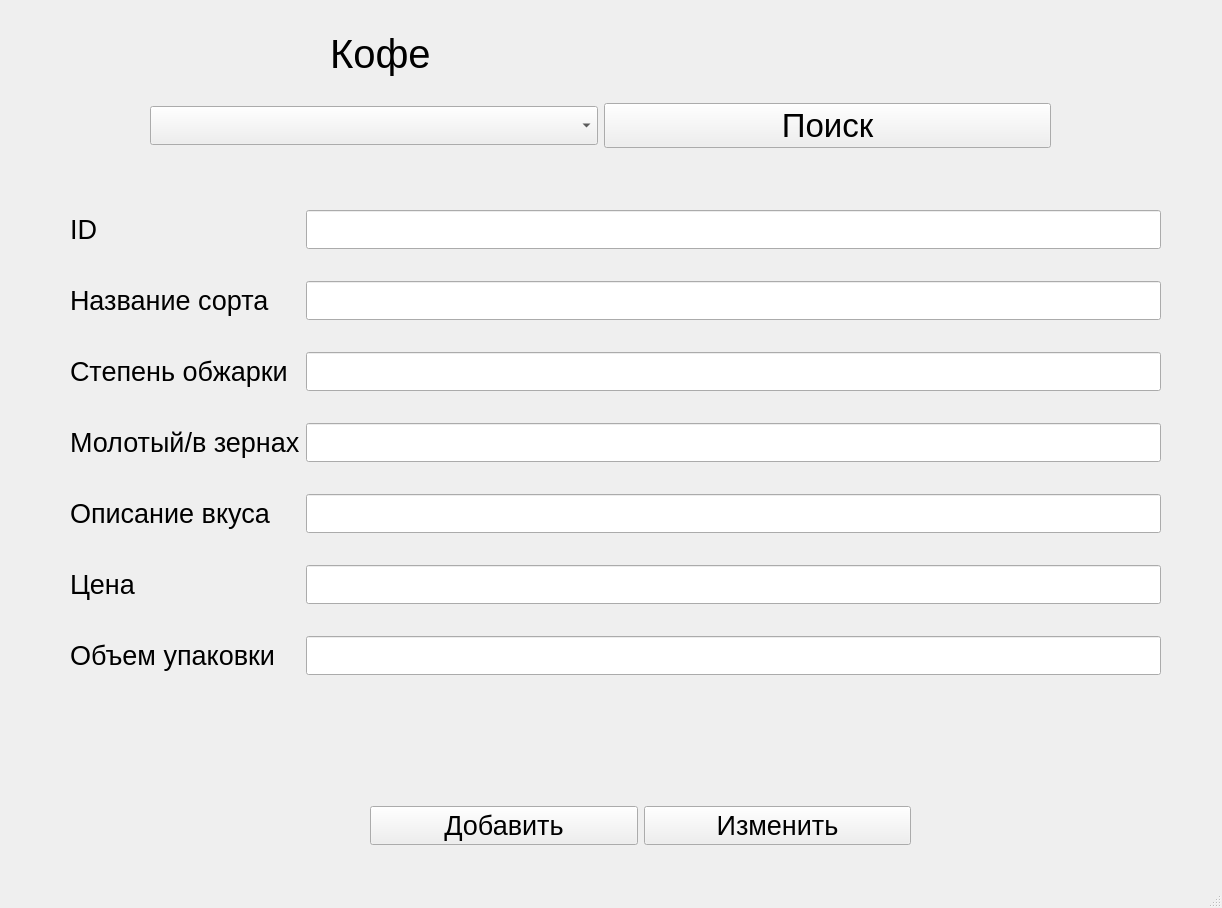
<?xml version="1.0" encoding="UTF-8"?>
<ui version="4.0">
 <class>MainWindow</class>
 <widget class="QMainWindow" name="MainWindow">
  <property name="geometry">
   <rect>
    <x>0</x>
    <y>0</y>
    <width>1222</width>
    <height>908</height>
   </rect>
  </property>
  <property name="font">
   <font>
    <pointsize>20</pointsize>
   </font>
  </property>
  <property name="windowTitle">
   <string>MainWindow</string>
  </property>
  <widget class="QWidget" name="centralwidget">
   <widget class="QLabel" name="label">
    <property name="geometry">
     <rect>
      <x>330</x>
      <y>30</y>
      <width>101</width>
      <height>48</height>
     </rect>
    </property>
    <property name="font">
     <font>
      <pointsize>30</pointsize>
     </font>
    </property>
    <property name="text">
     <string>Кофе</string>
    </property>
   </widget>
   <widget class="QWidget" name="layoutWidget">
    <property name="geometry">
     <rect>
      <x>150</x>
      <y>80</y>
      <width>901</width>
      <height>91</height>
     </rect>
    </property>
    <layout class="QHBoxLayout" name="horizontalLayout">
     <item>
      <widget class="QComboBox" name="comboBox">
       <property name="font">
        <font>
         <pointsize>20</pointsize>
        </font>
       </property>
      </widget>
     </item>
     <item>
      <widget class="QPushButton" name="pushButton">
       <property name="font">
        <font>
         <pointsize>25</pointsize>
        </font>
       </property>
       <property name="text">
        <string>Поиск</string>
       </property>
      </widget>
     </item>
    </layout>
   </widget>
   <widget class="QWidget" name="layoutWidget">
    <property name="geometry">
     <rect>
      <x>70</x>
      <y>210</y>
      <width>1091</width>
      <height>551</height>
     </rect>
    </property>
    <layout class="QFormLayout" name="formLayout">
     <item row="1" column="0">
      <widget class="QLabel" name="label_2">
       <property name="font">
        <font>
         <pointsize>20</pointsize>
        </font>
       </property>
       <property name="text">
        <string>ID</string>
       </property>
      </widget>
     </item>
     <item row="1" column="1">
      <widget class="QLineEdit" name="lineEdit">
       <property name="font">
        <font>
         <pointsize>20</pointsize>
        </font>
       </property>
      </widget>
     </item>
     <item row="3" column="1">
      <spacer name="horizontalSpacer">
       <property name="orientation">
        <enum>Qt::Horizontal</enum>
       </property>
       <property name="sizeHint" stdset="0">
        <size>
         <width>40</width>
         <height>20</height>
        </size>
       </property>
      </spacer>
     </item>
     <item row="4" column="0">
      <widget class="QLabel" name="label_3">
       <property name="text">
        <string>Название сорта</string>
       </property>
      </widget>
     </item>
     <item row="4" column="1">
      <widget class="QLineEdit" name="lineEdit_2">
       <property name="font">
        <font>
         <pointsize>20</pointsize>
        </font>
       </property>
      </widget>
     </item>
     <item row="5" column="1">
      <spacer name="horizontalSpacer_2">
       <property name="orientation">
        <enum>Qt::Horizontal</enum>
       </property>
       <property name="sizeHint" stdset="0">
        <size>
         <width>40</width>
         <height>20</height>
        </size>
       </property>
      </spacer>
     </item>
     <item row="6" column="0">
      <widget class="QLabel" name="label_4">
       <property name="text">
        <string>Степень обжарки</string>
       </property>
      </widget>
     </item>
     <item row="6" column="1">
      <widget class="QLineEdit" name="lineEdit_3">
       <property name="font">
        <font>
         <pointsize>20</pointsize>
        </font>
       </property>
      </widget>
     </item>
     <item row="7" column="1">
      <spacer name="horizontalSpacer_3">
       <property name="orientation">
        <enum>Qt::Horizontal</enum>
       </property>
       <property name="sizeHint" stdset="0">
        <size>
         <width>40</width>
         <height>20</height>
        </size>
       </property>
      </spacer>
     </item>
     <item row="10" column="0">
      <widget class="QLabel" name="label_5">
       <property name="text">
        <string>Молотый/в зернах</string>
       </property>
      </widget>
     </item>
     <item row="10" column="1">
      <widget class="QLineEdit" name="lineEdit_4">
       <property name="font">
        <font>
         <pointsize>20</pointsize>
        </font>
       </property>
      </widget>
     </item>
     <item row="11" column="1">
      <spacer name="horizontalSpacer_5">
       <property name="orientation">
        <enum>Qt::Horizontal</enum>
       </property>
       <property name="sizeHint" stdset="0">
        <size>
         <width>40</width>
         <height>20</height>
        </size>
       </property>
      </spacer>
     </item>
     <item row="14" column="0">
      <widget class="QLabel" name="label_6">
       <property name="text">
        <string>Описание вкуса</string>
       </property>
      </widget>
     </item>
     <item row="14" column="1">
      <widget class="QLineEdit" name="lineEdit_5">
       <property name="font">
        <font>
         <pointsize>20</pointsize>
        </font>
       </property>
      </widget>
     </item>
     <item row="19" column="1">
      <spacer name="horizontalSpacer_6">
       <property name="orientation">
        <enum>Qt::Horizontal</enum>
       </property>
       <property name="sizeHint" stdset="0">
        <size>
         <width>40</width>
         <height>20</height>
        </size>
       </property>
      </spacer>
     </item>
     <item row="20" column="0">
      <widget class="QLabel" name="label_8">
       <property name="text">
        <string>Объем упаковки</string>
       </property>
      </widget>
     </item>
     <item row="20" column="1">
      <widget class="QLineEdit" name="lineEdit_7">
       <property name="font">
        <font>
         <pointsize>20</pointsize>
        </font>
       </property>
      </widget>
     </item>
     <item row="18" column="1">
      <widget class="QLineEdit" name="lineEdit_6">
       <property name="font">
        <font>
         <pointsize>20</pointsize>
        </font>
       </property>
      </widget>
     </item>
     <item row="17" column="1">
      <spacer name="horizontalSpacer_4">
       <property name="orientation">
        <enum>Qt::Horizontal</enum>
       </property>
       <property name="sizeHint" stdset="0">
        <size>
         <width>40</width>
         <height>20</height>
        </size>
       </property>
      </spacer>
     </item>
     <item row="18" column="0">
      <widget class="QLabel" name="label_7">
       <property name="text">
        <string>Цена</string>
       </property>
      </widget>
     </item>
    </layout>
   </widget>
   <widget class="QWidget" name="layoutWidget">
    <property name="geometry">
     <rect>
      <x>370</x>
      <y>790</y>
      <width>541</width>
      <height>71</height>
     </rect>
    </property>
    <layout class="QHBoxLayout" name="horizontalLayout_2">
     <item>
      <widget class="QPushButton" name="pushButton_2">
       <property name="text">
        <string>Добавить</string>
       </property>
      </widget>
     </item>
     <item>
      <widget class="QPushButton" name="pushButton_3">
       <property name="text">
        <string>Изменить</string>
       </property>
      </widget>
     </item>
    </layout>
   </widget>
  </widget>
  <widget class="QStatusBar" name="statusbar"/>
 </widget>
 <resources/>
 <connections/>
</ui>
